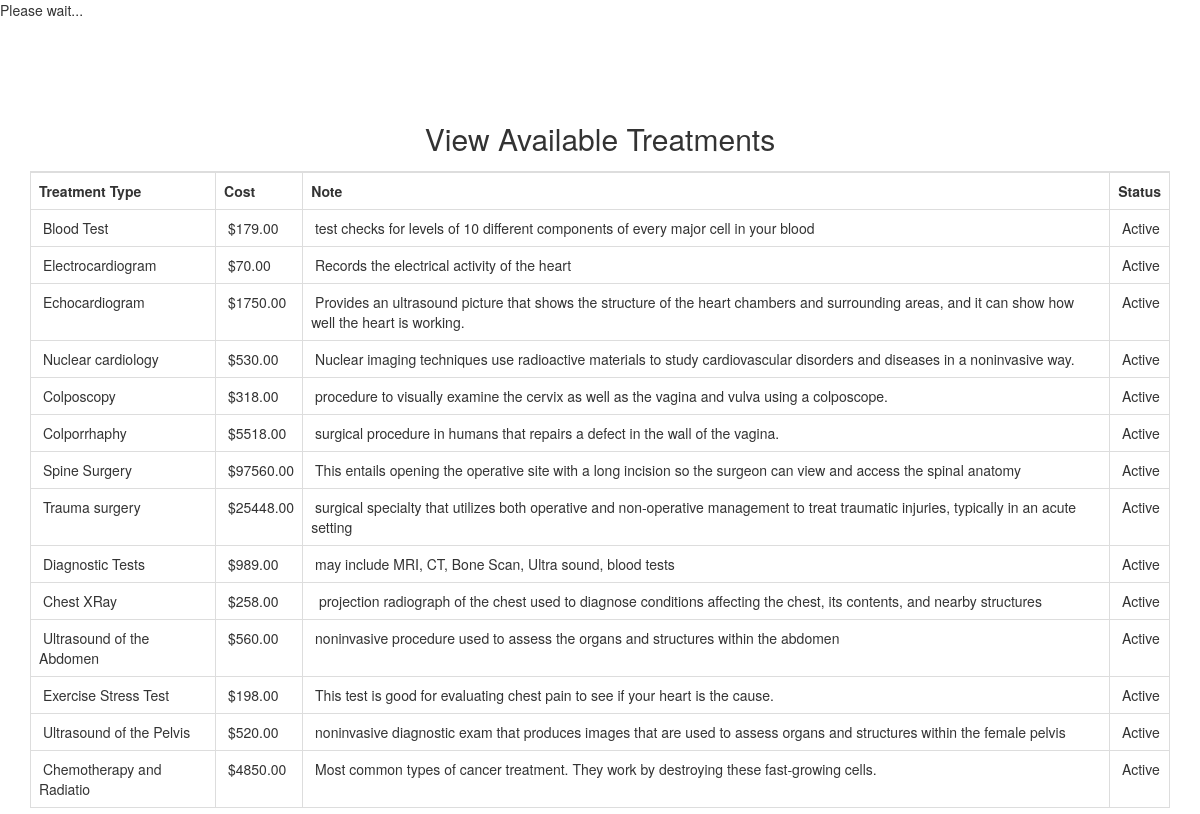
Page /php/viewtreatment.php on the committed database.
### tables this page shows
CREATE TABLE `treatment` (
  `treatmentid` int(10) NOT NULL,
  `treatmenttype` varchar(25) NOT NULL,
  `treatment_cost` decimal(10,2) NOT NULL,
  `note` text NOT NULL,
  `status` varchar(10) NOT NULL
);

### php/viewtreatment.php (the view, shortened to what this page needs)
<?php
include("adformheader.php");
include("dbconnection.php");
?>
<div class="container-fluid">
  <div class="block-header">
    <h2 class="text-center">View Available Treatments</h2>
  </div>
  <div class="card">
    <section class="container">
     <table class="table table-bordered table-striped table-hover js-basic-example dataTable">
      <tbody>
        <tr>
          <td><strong>Treatment Type</strong></td>
          <td><strong>Cost</strong></td>
          <td><strong>Note</strong></td>
          <td><strong>Status</strong></td>
        </tr>
        <?php
        $sql ="SELECT * FROM treatment";
        $qsql = mysqli_query($con,$sql);
        while($rs = mysqli_fetch_array($qsql))
        {
          echo "<tr>
          <td>&nbsp;$rs[treatmenttype]</td>
          <td>&nbsp;$$rs[treatment_cost]</td>
          <td>&nbsp;$rs[note]</td>
          <td>&nbsp;$rs[status]</td>";
          echo "</tr>";
        }
        ?>
      </tbody>
    </table>
  </section>
</div>
</div>
<?php
include("adformfooter.php");
?>

### rows in the picture
treatment: treatmenttype "Blood Test", treatment_cost "179.00", note "test checks for levels of 10 different components of every major cell in your blood", status "Active"
treatment: treatmenttype "Electrocardiogram", treatment_cost "70.00", note "Records the electrical activity of the heart", status "Active"
treatment: treatmenttype "Echocardiogram", treatment_cost "1750.00", note "Provides an ultrasound picture that shows the structure of the heart chambers and surrounding areas, and it can show how well the heart is working.", status "Active"
treatment: treatmenttype "Nuclear cardiology", treatment_cost "530.00", note "Nuclear imaging techniques use radioactive materials to study cardiovascular disorders and diseases in a noninvasive way.", status "Active"
treatment: treatmenttype "Colposcopy", treatment_cost "318.00", note "procedure to visually examine the cervix as well as the vagina and vulva using a colposcope.", status "Active"
treatment: treatmenttype "Colporrhaphy", treatment_cost "5518.00", note "surgical procedure in humans that repairs a defect in the wall of the vagina.", status "Active"
treatment: treatmenttype "Spine Surgery", treatment_cost "97560.00", note "This entails opening the operative site with a long incision so the surgeon can view and access the spinal anatomy", status "Active"
treatment: treatmenttype "Trauma surgery", treatment_cost "25448.00", note "surgical specialty that utilizes both operative and non-operative management to treat traumatic injuries, typically in an acute setting", status "Active"
treatment: treatmenttype "Diagnostic Tests", treatment_cost "989.00", note "may include MRI, CT, Bone Scan, Ultra sound, blood tests", status "Active"
treatment: treatmenttype "Chest XRay", treatment_cost "258.00", note "projection radiograph of the chest used to diagnose conditions affecting the chest, its contents, and nearby structures", status "Active"
treatment: treatmenttype "Ultrasound of the Abdomen", treatment_cost "560.00", note "noninvasive procedure used to assess the organs and structures within the abdomen", status "Active"
treatment: treatmenttype "Exercise Stress Test", treatment_cost "198.00", note "This test is good for evaluating chest pain to see if your heart is the cause.", status "Active"
treatment: treatmenttype "Ultrasound of the Pelvis", treatment_cost "520.00", note "noninvasive diagnostic exam that produces images that are used to assess organs and structures within the female pelvis", status "Active"
treatment: treatmenttype "Chemotherapy and Radiatio", treatment_cost "4850.00", note "Most common types of cancer treatment. They work by destroying these fast-growing cells.", status "Active"
